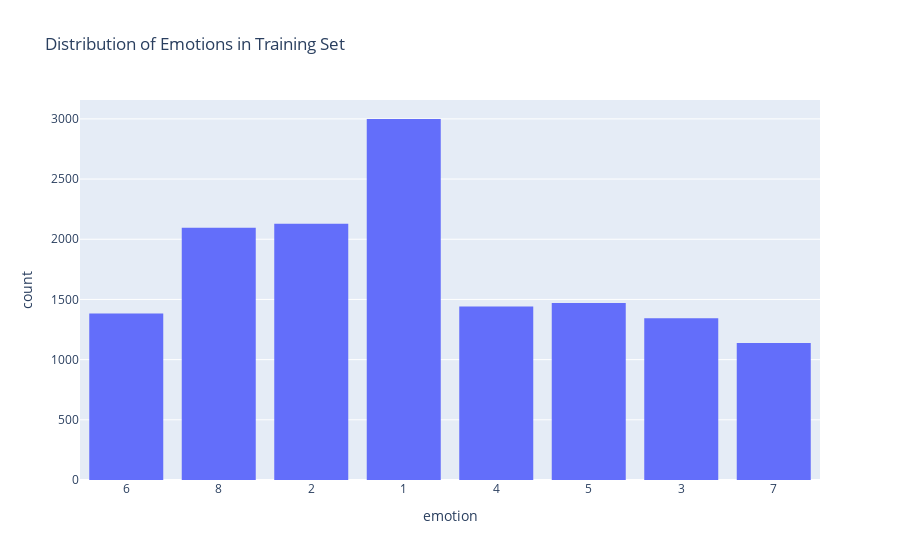
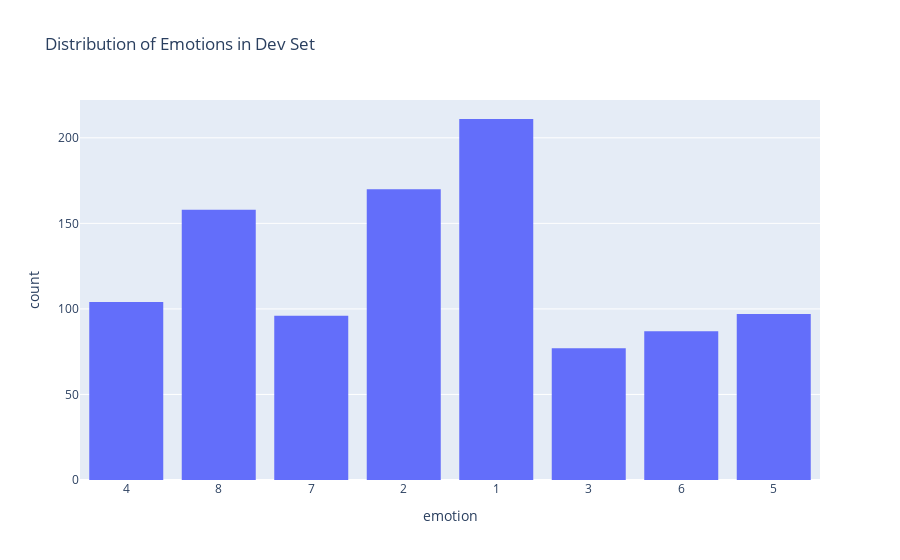

These figures' notebook cell, in order:
### Code cell
#Visualising the distributions of different emotions

label_counter(train_df,"emotion", set_name= "Training"), label_counter(dev_df, "emotion", "Dev")

### Figure 1 — Plotly figure (JSON) as saved in the notebook; plotly's stock layout.template omitted (floating-point values rounded to 4 significant figures; data arrays with more than 128 entries replaced by an {"elided": "..."} marker saying what was removed)
{"data": [{"alignmentgroup": "True", "bingroup": "x", "hovertemplate": "emotion=%{x}<br>count=%{y}<extra></extra>", "legendgroup": "", "marker": {"color": "#636efa", "pattern": {"shape": ""}}, "name": "", "offsetgroup": "", "orientation": "v", "showlegend": false, "type": "histogram", "x": {"elided": "14000 str values"}, "xaxis": "x", "yaxis": "y"}], "layout": {"barmode": "relative", "legend": {"tracegroupgap": 0}, "title": {"text": "Distribution of Emotions in Training Set"}, "xaxis": {"anchor": "y", "domain": [0, 1], "title": {"text": "emotion"}}, "yaxis": {"anchor": "x", "domain": [0, 1], "title": {"text": "count"}}}}

### Figure 2 — Plotly figure (JSON) as saved in the notebook; plotly's stock layout.template omitted (floating-point values rounded to 4 significant figures; data arrays with more than 128 entries replaced by an {"elided": "..."} marker saying what was removed)
{"data": [{"alignmentgroup": "True", "bingroup": "x", "hovertemplate": "emotion=%{x}<br>count=%{y}<extra></extra>", "legendgroup": "", "marker": {"color": "#636efa", "pattern": {"shape": ""}}, "name": "", "offsetgroup": "", "orientation": "v", "showlegend": false, "type": "histogram", "x": {"elided": "1000 str values"}, "xaxis": "x", "yaxis": "y"}], "layout": {"barmode": "relative", "legend": {"tracegroupgap": 0}, "title": {"text": "Distribution of Emotions in Dev Set"}, "xaxis": {"anchor": "y", "domain": [0, 1], "title": {"text": "emotion"}}, "yaxis": {"anchor": "x", "domain": [0, 1], "title": {"text": "count"}}}}
